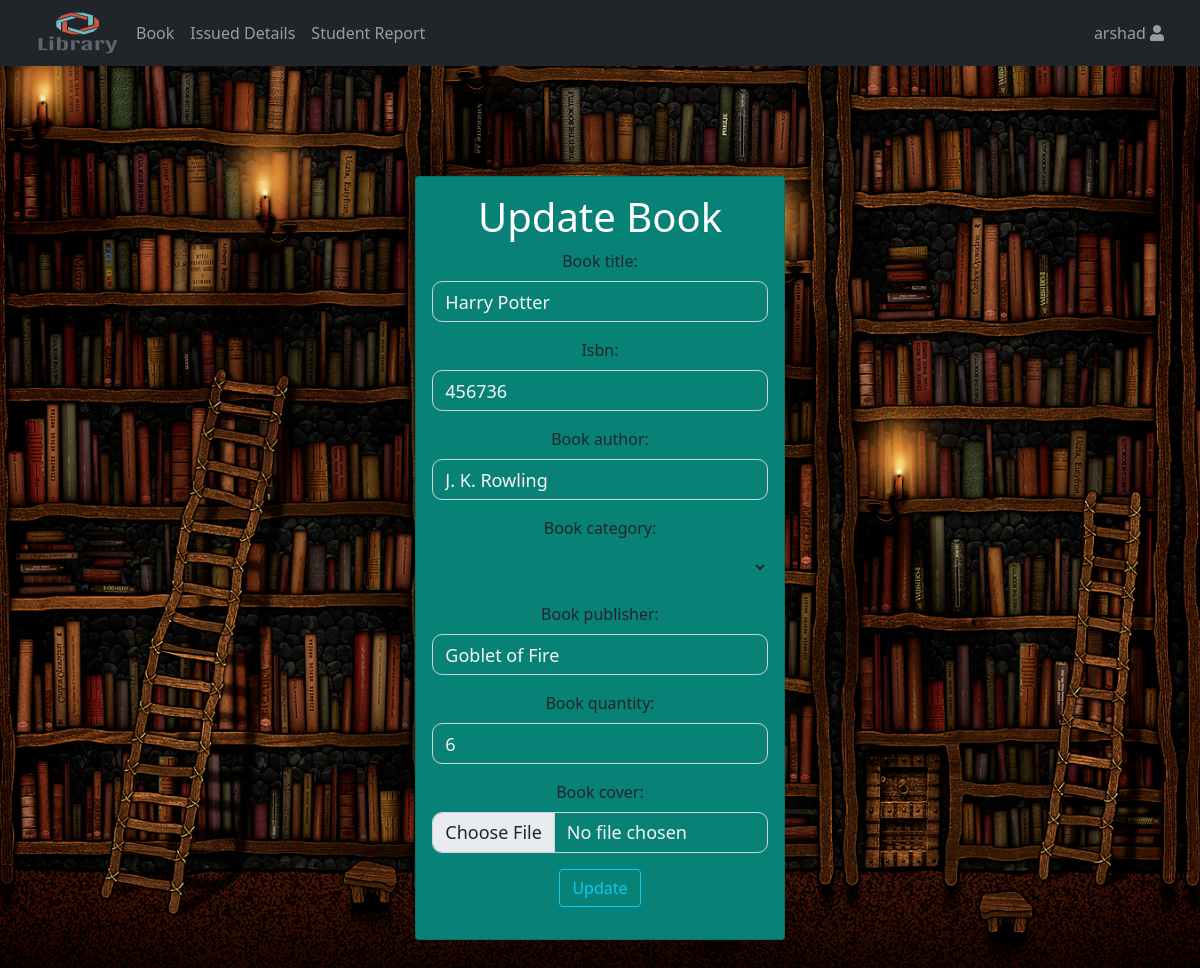
/updatebook/13/ (signed in), run on the app's committed database.
### management/models.py (models this page shows, shortened)
class Book(models.Model):
    book_title = models.CharField(max_length=200, unique=True)
    isbn = models.IntegerField(null=True)
    book_author = models.CharField(max_length=200)
    book_category = models.CharField(max_length=100)
    book_publisher = models.CharField(max_length=200)
    book_quantity = models.IntegerField(null=True)
    book_cover = models.ImageField(default='default.jpg', upload_to='book_pics')
    created_at = models.DateTimeField(default=datetime.now, blank=True)
    class Meta:
        ordering = ('-id',)

### management/decorators.py (the view)
        def wrapper_func(request, *args, **kwargs):
            group = None
            if request.user.groups.exists():
                group = request.user.groups.all()[0].name
            if group in allowed_roles:
                return view_func(request, *args, **kwargs)
            else:
                return HttpResponse ('You are not allowed here to view')

### management/forms.py
class BookForm(forms.ModelForm):
    class Meta:
        model = Book
        fields = ['book_title','isbn', 'book_author', 'book_category', 'book_publisher', 'book_quantity', 'book_cover']
        widgets = {
            'book_title': forms.TextInput(attrs={'class': 'form-control'}),
            'isbn': forms.TextInput(attrs={'class': 'form-control'}),
            'book_author': forms.TextInput(attrs={'class': 'form-control'}),
            'book_category': forms.Select(choices=choice_list,attrs={'class': 'form-control-plaintext'}),
            'book_publisher': forms.TextInput(attrs={'class': 'form-control'}),
            'book_quantity': forms.TextInput(attrs={'class': 'form-control'}),
            'book_cover': forms.FileInput(attrs={'class': 'form-control'}),
        }
        labels = {
            'Book Title*': 'Book Title',
            'Isbn*': 'Isbn',
            'Book Author*': 'Book Author',
            'Book Category*': 'Book Category',
            'Book Publisher*': 'Book Publisher',
            'Book Quantity*': 'Book Quantity',
            'Book Cover*': 'Book Cover',
        }

### management/views.py (called while the page is built)
@login_required(login_url='/')
@allowed_users(allowed_roles=['admin'])
def updatebook(request, pk):
    book = Book.objects.get(id=pk)
    form = BookForm(instance=book)
    if request.method == 'POST':
        form =BookForm(request.POST, request.FILES, instance=book)
        if form.is_valid():
            form.save()
            return redirect('BookViewAndSearch')
    context={
        "form":form
    }
    return render(request, 'admin/updatebook.html', context)

### management/templates/admin/updatebook.html (shortened to what this page needs)
{% extends 'admin/header.html' %}
{% load static %}
{% load crispy_forms_tags %}
{% block content %}
<link rel="stylesheet" type="text/css" href="{% static 'main.css' %}">
<div class="container">
   <div class="row justify-content-center">
      <div class="col-md-5">
         <div class= "card mb-3">
            <div class="card-body">
            <h1>Update Book</h1>
               <div class="row">
                   <form method="POST" enctype="multipart/form-data">
                             {{ form.as_p }}
                      <div class="form-group">
                         <button class="btn btn-outline-info" type="submit">Update</button>
                      </div>
                  </form>
                </div>
             </div>
          </div>
      </div>
   </div>
</div>
{% endblock %}

### management/templates/admin/nav.html (shortened to what this page needs)
{% load static %}
 <link
    href="https://cdn.jsdelivr.net/npm/bootstrap@5.0.0-beta3/dist/css/bootstrap.min.css"
    rel="stylesheet"
>
    <link rel="stylesheet" type="text/css"
    href="https://cdn.datatables.net/1.10.24/css/dataTables.bootstrap5.min.css">
    <link rel="stylesheet" type="text/css"
    href="https://cdn.datatables.net/select/1.3.3/css/select.bootstrap5.min.css">
    <link rel="stylesheet"
    href="https://use.fontawesome.com/releases/v5.8.1/css/all.css"
>
<nav class="navbar navbar-expand-lg navbar-dark bg-dark">
<div class="container-fluid">
  <img src= "{% static 'image/logo.png' %}" width="100" height="50" alt="" >
  <div class="collapse navbar-collapse" id="navbarSupportedContent">
      <ul class="navbar-nav me-auto mb-2 mb-lg-0">
        <li class="nav-item dropdown">
        <a class="nav-link dropdown-toggle" href="#" id="navbarDropdownMenuLink" data-toggle="dropdown" aria-haspopup="true" aria-expanded="false">
          Book
        </a>
      </li>
      <li class="nav-item dropdown">
        <a class="nav-link dropdown-toggle" href="#" id="navbarDropdownMenuLink" data-toggle="dropdown" aria-haspopup="true" aria-expanded="false">
          Issued Details
        </a>
      </li>
      <li class="nav-item dropdown">
        <a class="nav-link dropdown-toggle" href="#" id="navbarDropdownMenuLink" data-toggle="dropdown" aria-haspopup="true" aria-expanded="false">
          Student Report
        </a>
      </li>
      </ul>
         <ul class="navbar-nav">
            <li class="nav-item dropdown">
              <a class="nav-link dropdown-toggle" role="button" data-bs-toggle="dropdown"
                  aria-expanded="true">
                <div class="white-color hover-orange size-24px">
                    <span>{{ user }}</span>
                  <i class="fas fa-user"></i>
                </div>
              </a>
            </li>
          </ul>
      </div>
  </div>
</nav>

### static/main.css (style rules this page uses)
body { background-image:url("/static/image/hdbook.jpg"); background-position:center; background-size:cover; text-align: center; }
.container { padding: 110px; }
.card { background-color:rgb(8, 129, 119); }
::placeholder { color: #e76f6f!important; opacity: 20; font-size:18px!important; }
.form-control { background:transparent!important; color:rgb(248, 244, 244)!important; font-size: 18px!important; }
h1 { color:white!important; }
.form-control { color: blue; border-radius: 10px; }

### management/templates/admin/nav.html (style rules this page uses)
.dropdown-toggle::after { content: none; }

### data on the page
Book: book_title "Harry Potter", isbn "456736", book_author "J. K. Rowling", book_publisher "Goblet of Fire", book_quantity "6"

### other printed values
{{ user }} "arshad"
